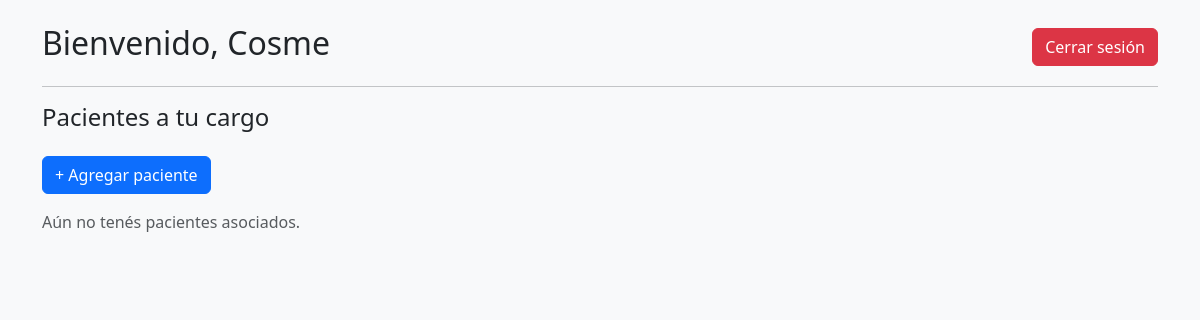
/usuarios/perfil/ (signed in), run on an earlier commit of the app's database.
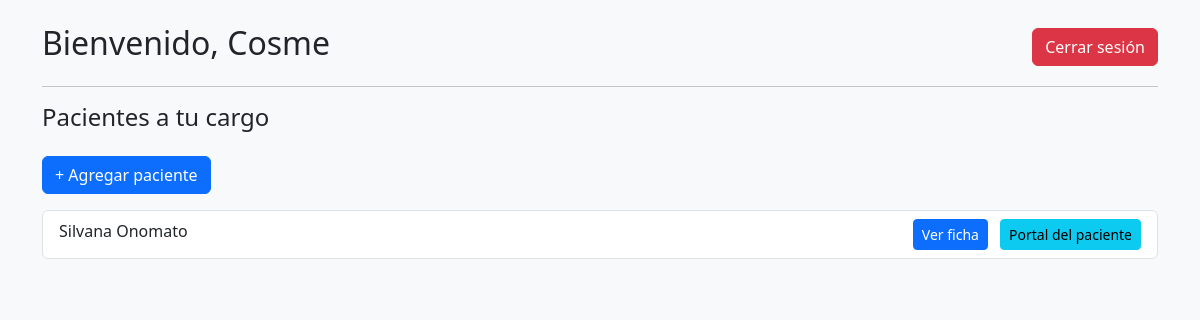
And on a later commit of the database.
### pacientes/models.py (models this page shows)
class Paciente(models.Model):
    perfil_usuario = models.ForeignKey(
        'usuarios.PerfilUsuario',
        on_delete=models.CASCADE,
        related_name="pacientes_asociados"
    )
    nombre = models.CharField(max_length=100)
    apellido = models.CharField(max_length=100)
    dni = models.CharField(max_length=20)
    email = models.EmailField()
    telefono = models.CharField(max_length=30)
    fecha_nacimiento = models.DateField(null=True, blank=True)
    obra_social = models.CharField(max_length=100, null=True, blank=True)

### usuarios/views.py (the view)
# urls.py: path("perfil/", views.perfil_usuario, name="perfil"),
@login_required
def perfil_usuario(request):
    perfil = request.user.perfil
    pacientes = perfil.pacientes.all()
    return render(request, "usuarios/perfil.html", {
        "usuario": request.user,
        "perfil": perfil,
        "pacientes": pacientes,
    })

### usuarios/templates/usuarios/perfil.html (shortened to what this page needs)
<!DOCTYPE html>
<html>
<head>
    <link href="https://cdn.jsdelivr.net/npm/bootstrap@5.3.3/dist/css/bootstrap.min.css" rel="stylesheet">
</head>
<body class="bg-light">
<div class="container mt-4">
    <div class="d-flex justify-content-between align-items-center">
        <h2>Bienvenido, {{ usuario.username }}</h2>
        <form method="POST" action="{% url 'usuarios:logout' %}">
            <button type="submit" class="btn btn-danger">Cerrar sesión</button>
        </form>
    </div>
    <hr>
    <h4>Pacientes a tu cargo</h4>
    <a href="{% url 'pacientes:crear_paciente' %}" class="btn btn-primary mt-3">
        + Agregar paciente
    </a>
    {% if pacientes %}
        <ul class="list-group mt-3">
            {% for p in pacientes %}
                <li class="list-group-item d-flex justify-content-between">
                    {{ p.nombre }} {{ p.apellido }}
                    <div>
                        <a class="btn btn-primary btn-sm"
                        href="{% url 'pacientes:paciente_detalle' p.pk %}">
                            Ver ficha
                        </a>
                        <a class="btn btn-info btn-sm ms-2"
                        href="{% url 'usuarios:portal_paciente' p.pk %}">
                            Portal del paciente
                        </a>
                    </div>
                </li>
            {% endfor %}
        </ul>
    {% else %}
        <p class="text-muted mt-3">Aún no tenés pacientes asociados.</p>
    {% endif %}
</div>
</body>
</html>

What changed in the data, as far as the page shows it:
added Paciente: nombre "Silvana", apellido "Onomato"
Also different on the page:
text no longer shown: "Aún no tenés pacientes asociados."
